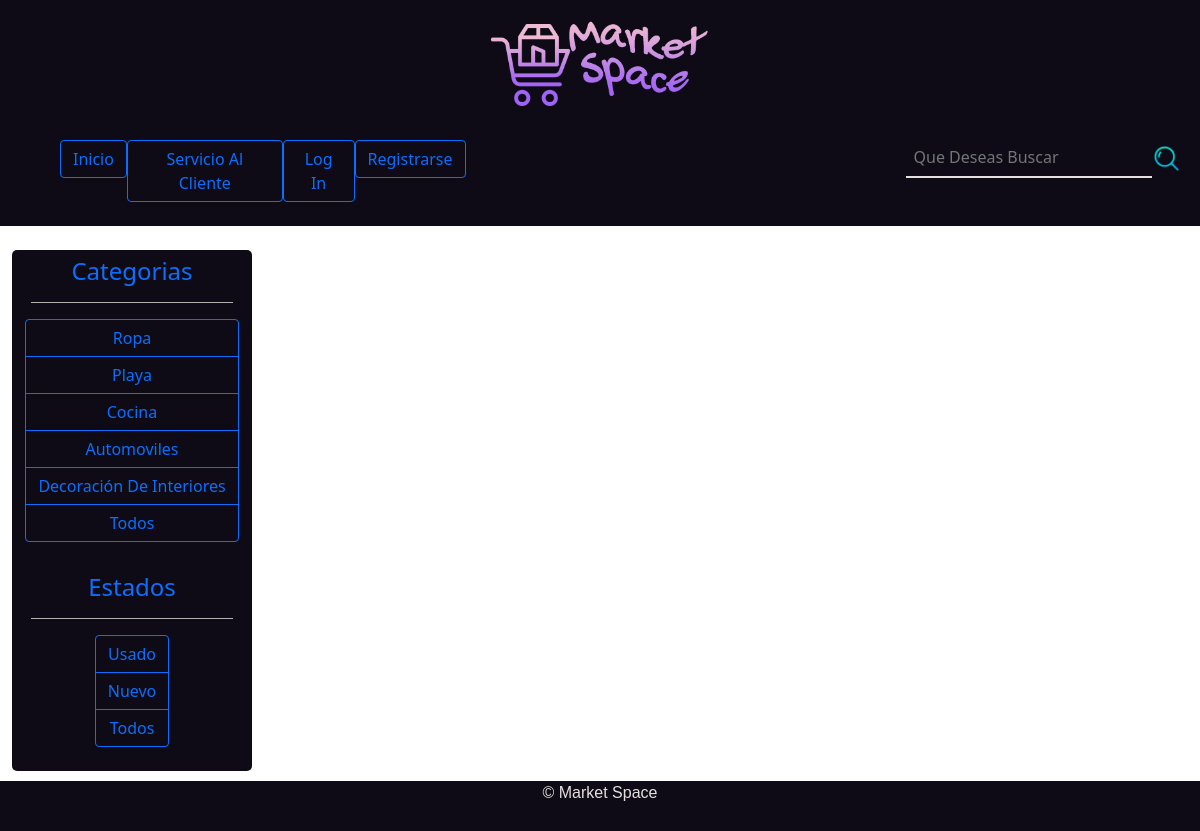
The page /estados/1/ on the database as committed earlier.
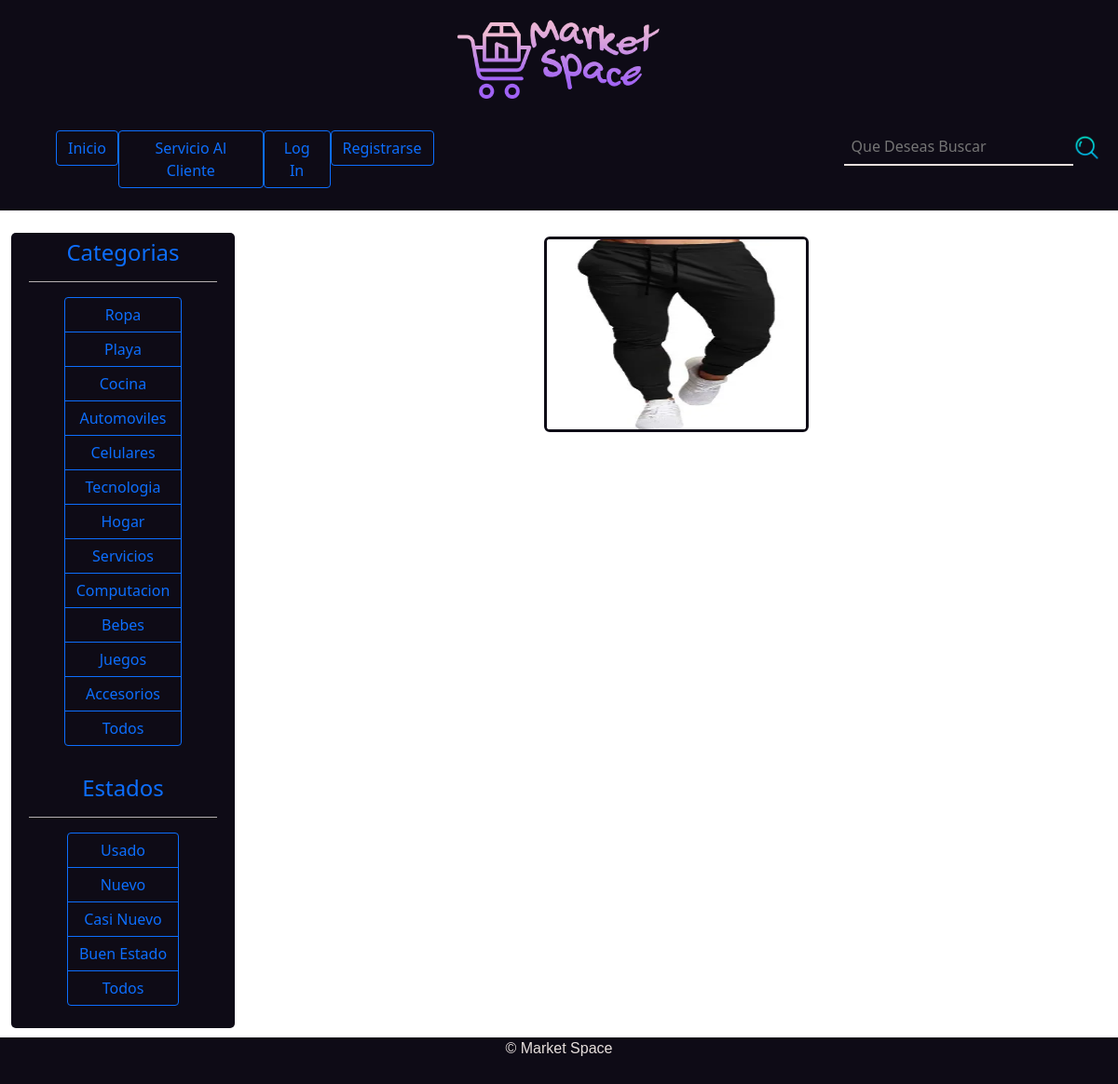
The same page on the database as committed later.
### App/models.py (models this page shows, shortened)
class Categoria(models.Model):
    nombre = models.CharField(max_length=50)

class Estado(models.Model):
    nombre = models.CharField(max_length=50)

class Producto(models.Model):
    foto = models.ImageField(upload_to="productos", null=True)
    nombre = models.CharField(max_length=50)
    precio = models.IntegerField()
    categoria = models.ForeignKey(Categoria, on_delete=models.PROTECT)
    estado = models.ForeignKey(Estado, on_delete=models.PROTECT)
    descripcion = models.TextField()
    numero_telefonico = models.IntegerField()
    fecha_Publicacion = models.DateField(auto_now_add=True ,blank=True, null=True)
    usuario = models.ForeignKey(User, on_delete=models.SET, blank=True, null=True)

### App/views.py (the view)
# urls.py: path('estados/<id>/', estados, name='estados'),
def estados(request, id):
    productos = Producto.objects.filter(estado=id)
    estados = Estado.objects.all()
    categorias = Categoria.objects.all()
    data = {
        'productos':productos,
        'categorias':categorias,
        'estados':estados
    }
    return render(request, 'app/estado.html', data)

### App/templates/app/estado.html (shortened to what this page needs)
{% extends 'app/layout.html' %} {% load static %} {% block css %}
<link rel="stylesheet" href="{% static 'css/inicio.css' %}"> {% endblock %} {% block contenido %}
<section class="section">
    <h1>Categorias</h1>
    <div class="hr">
        <hr>
    </div>
    <div class="menu">
        <div class="btn-group-vertical">
            {% for c in categorias %}
            <a href="{% url 'categorias' c.id %}" class="btn btn-outline-primary" type="button">
                        {{ c.nombre | title }}
            </a> {% endfor %}<a href="{% url 'inicio' %}" class="btn btn-outline-primary" type="button">
                Todos
            </a>
        </div>
    </div>
    <br>
    <h1>Estados</h1>
    <div class="hr">
        <hr>
    </div>
    <div class="menu">
        <div class="btn-group-vertical">
            {% for e in estados %}
            <a href="{% url 'estados' e.id %}" class="btn btn-outline-primary" type="button">
                        {{ e.nombre | title }}
            </a> {% endfor %}<a href="{% url 'inicio' %}" class="btn btn-outline-primary" type="button">
                Todos
            </a>
        </div>
    </div>
    <br>
</section>
{% load humanize %}
<aside>
    <div class="contenedor">
        {% for p in productos %}
        <div class="conte-img">
            {% if p.foto %}
            <img class="imagen" src="{{ p.foto.url }}" alt=""> {% endif %}
            <div class="texto">
            </div>
        </div>
        {% endfor %}
    </div>
</aside>
<br><br><br> {% endblock %}

Rows that differ between the two databases and show on the page:
removed Categoria: nombre "Decoración De Interiores"
added Categoria: nombre "Celulares"
added Categoria: nombre "Tecnologia"
added Categoria: nombre "Hogar"
added Categoria: nombre "Servicios"
added Categoria: nombre "Computacion"
added Categoria: nombre "Bebes"
added Categoria: nombre "Juegos"
added Categoria: nombre "Accesorios"
added Estado: nombre "Casi Nuevo"
added Estado: nombre "Buen Estado"
added Producto: foto (picture)
